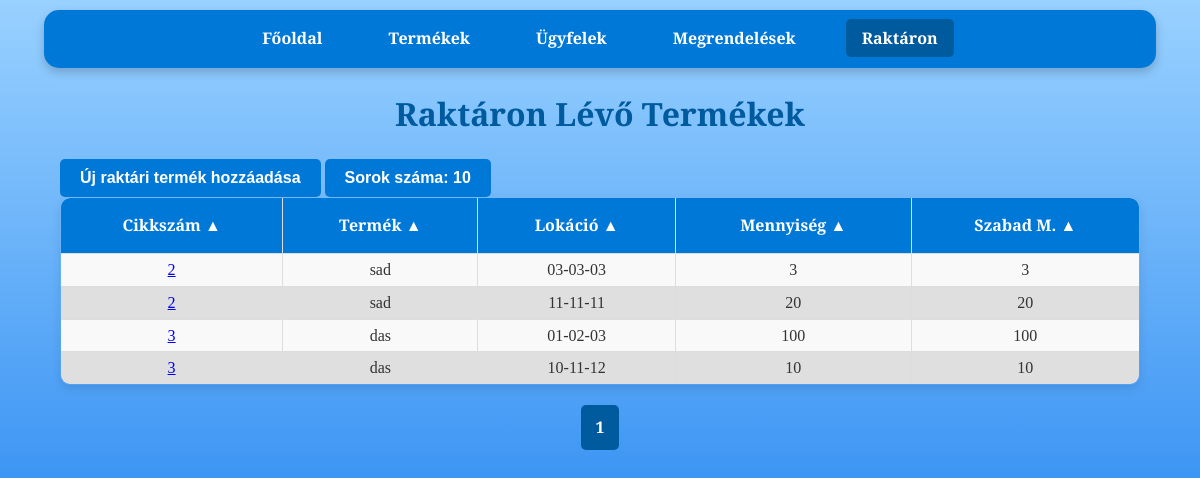
The app's page /stock with its own data.
### tables this page shows
CREATE TABLE stock (
                    id INTEGER PRIMARY KEY,
                    cikkszam TEXT,
                    lokacio TEXT,
                    mennyiseg INTEGER,
                    order_id INTEGER,
                    FOREIGN KEY(cikkszam) REFERENCES products(cikkszam),
                    FOREIGN KEY(order_id) REFERENCES orders(id));

CREATE TABLE products (
                    id INTEGER PRIMARY KEY,
                    cikkszam TEXT UNIQUE,
                    egyseg_vonalkod INTEGER UNIQUE,
                    gyujto_vonalkod INTEGER UNIQUE,
                    nev TEXT,
                    ar REAL,
                    suly REAL,
                    kategoria TEXT);

### raktar_program-master/app.py (the view)
@app.route('/stock')
def stock():
    per_page = int(request.args.get('per_page', 10))  # Egy oldalon megjelenő elemek száma
    page = int(request.args.get('page', 1))  # Az aktuális oldal lekérése (alapértelmezett: 1)
    offset = (page - 1) * per_page  # Az eltolás számítása
    order_by = str(request.args.get('order_by', 'products.cikkszam'))
    desc = request.args.get('desc', 'false').lower() in ('true', '1')
    valid_columns = {'stock.id', 'products.cikkszam', 'products.nev', 'stock.lokacio', 'total_mennyiseg', 'mennyiseg_null'}
    if order_by not in valid_columns:
        raise ValueError("Invalid column name for ordering.") #Elkerüljük az SQL injection-t
    if desc:
        descending = 'DESC'
    if not desc:
        descending = ''
    conn = get_db_connection()
    stock = conn.execute(f'''SELECT
                                stock.id,
                                products.cikkszam,
                                products.nev,
                                stock.lokacio,
                                (
                                    SELECT SUM(s.mennyiseg)
                                    FROM stock s
                                    LEFT JOIN orders o ON s.order_id = o.id
                                    WHERE s.cikkszam = stock.cikkszam
                                    AND s.lokacio = stock.lokacio
                                    AND (o.teljesitve IS NULL OR o.teljesitve = 0)
                                ) AS total_mennyiseg,
                                (
                                    SELECT SUM(s.mennyiseg)
                                    FROM stock s
                                    LEFT JOIN orders o ON s.order_id = o.id
                                    WHERE s.cikkszam = stock.cikkszam
                                    AND s.lokacio = stock.lokacio
                                    AND s.order_id IS NULL
                                ) AS mennyiseg_null
                            FROM stock
                            JOIN products ON stock.cikkszam = products.cikkszam
                            WHERE stock.order_id IS NULL
                            ORDER BY {order_by} {descending}
                            LIMIT ? OFFSET ?''', (per_page, offset) ).fetchall()
    total_products = conn.execute('SELECT COUNT(*) FROM stock').fetchone()[0]
    conn.execute('''
        DELETE FROM stock
        WHERE id IN (
            SELECT stock.id
            FROM stock
            LEFT JOIN products ON stock.cikkszam = products.cikkszam
            LEFT JOIN orders o ON stock.order_id = o.id
            WHERE (
                SELECT SUM(s.mennyiseg)
                FROM stock s
                LEFT JOIN orders o_sub ON s.order_id = o_sub.id
                WHERE s.cikkszam = stock.cikkszam
                AND s.lokacio = stock.lokacio
                AND (o_sub.teljesitve IS NULL OR o_sub.teljesitve = 0)
            ) IS NULL OR (
                SELECT SUM(s.mennyiseg)
                FROM stock s
                LEFT JOIN orders o_sub ON s.order_id = o_sub.id
                WHERE s.cikkszam = stock.cikkszam
                AND s.lokacio = stock.lokacio
                AND (o_sub.teljesitve IS NULL OR o_sub.teljesitve = 0)
            ) = 0
        )
    ''')
    conn.commit()
    conn.close()
    total_pages = (total_products + per_page - 1) // per_page  # Összes oldal száma
    start_page = max(1, page - 2)  # Az aktuális oldalhoz képest 2-vel hátrébb
    end_page = min(total_pages, page + 2)  # Az aktuális oldalhoz képest 2-vel előrébb
    query_params = {
        'page': page,
        'per_page': per_page,
        'order_by': order_by,
        'desc': desc
    }
    columns = [
        {"name": "products.cikkszam", "label": "Cikkszám"},
        {"name": "products.nev", "label": "Termék"},
        {"name": "stock.lokacio", "label": "Lokáció"},
        {"name": "total_mennyiseg", "label": "Mennyiség"},
        {"name": "mennyiseg_null", "label": "Szabad M."}
    ]
    return render_template(
        'stock.html',
        stock=stock,
        page=page,
        order_by=order_by,
        desc=desc,
        total_pages=total_pages,
        start_page=start_page,
        end_page=end_page,
        query_params=query_params,
        columns=columns
    )

### raktar_program-master/app.py (called while the page is built)
def get_db_connection():
    conn = sqlite3.connect('database.db')
    conn.row_factory = sqlite3.Row
    return conn

### raktar_program-master/templates/stock.html (shortened to what this page needs)
<!DOCTYPE html>
<html lang="hu">
<head>
    <link rel="stylesheet" href="{{ url_for('static', filename='css/style.css') }}">
</head>
<body>
    <nav>
        <a href="{{ url_for('index') }}">Főoldal</a>
        <a href="{{ url_for('products') }}">Termékek</a>
        <a href="{{ url_for('customers') }}">Ügyfelek</a>
        <a href="{{ url_for('orders') }}">Megrendelések</a>
        <a class="disabled">Raktáron</a>
    </nav>
    <h1>Raktáron Lévő Termékek</h1>
    <div class="container">
        <a href="{{ url_for('add_stock') }}" class="button-wrapper">
            <button>Új raktári termék hozzáadása</button>
        </a>
        <div class="dropdown">
            <button class="dropbtn">Sorok száma: {{ query_params['per_page'] }}</button>
        </div>
        <table>
            <thead>
                <tr>
                    {% for column in columns %}
                    <th>
                        <a href="{{ url_for('stock', **dict(query_params, order_by=column.name, desc=0 if query_params['order_by'] == column.name and query_params['desc'] else 1)) }}">
                            {{ column.label }} {{ '▼' if query_params['order_by'] == column.name and query_params['desc'] else '▲' }}
                        </a>
                    </th>
                    {% endfor %}
                </tr>
            </thead>
            <tbody>
                {% for item in stock %}
                <tr>
                    <td>
                        <a href="{{ url_for('product_details', cikkszam=item.cikkszam) }}">
                            {{ item.cikkszam }}
                        </a>
                    </td>
                    <td>
                            {{ item.nev }}
                    </td>
                    <td>{{ item.lokacio }}</td>
                    <td>{{ item.total_mennyiseg }}</td>
                    <td>{{ item.mennyiseg_null }}</td>
                </tr>
                {% endfor %}
            </tbody>
        </table>
    </div>
    <div class="pagination">
        {% for p in range(start_page, end_page + 1) %}
        <a href="{{ url_for('stock', **dict(query_params, page=p)) }}" class="{% if p == page %}active{% endif %}">{{ p }}</a>
        {% endfor %}
    </div>
</body>
</html>

### raktar_program-master/static/css/style.css (style rules this page uses)
body { font-family: 'Merriweather', serif; margin: 0; padding: 0; background: linear-gradient(to bottom, #99d1ff, #006eec); background-attachment: fixed; background-size: cover; color: #333; line-height: 1.6; }
body::before { content: ''; position: fixed; top: 0; left: 0; width: 100%; height: 100%; background-image: url('https://www.transparenttextures.com/patterns/cubes.png'); opacity: 0.4; z-index: -1; pointer-events: none; }
nav { background-color: #0078D7; color: #fff; padding: 1rem; margin: 10px auto; width: 90%; max-width: 1200px; border-radius: 15px; box-shadow: 0 4px 10px rgba(0, 0, 0, 0.2); text-align: center; }
nav a { color: white; text-decoration: none; margin: 0 15px; font-weight: bold; padding: 0.5rem 1rem; border-radius: 5px; transition: background-color 0.3s ease; }
nav a.disabled { background-color: #005a9e; }
h1 { text-align: center; margin: 20px 0; color: #005a9e; font-weight: 700; }
a.button-wrapper { display: inline-block; }
button { background-color: #0078D7; color: white; border: none; padding: 10px 20px; border-radius: 5px; font-weight: bold; cursor: pointer; font-size: 1rem; transition: background-color 0.3s ease; text-decoration: none; }
.container { width: 90%; margin: 20px auto; }
table { width: 100%; border-collapse: collapse; border-radius: 10px; overflow: hidden; box-shadow: 0 4px 10px rgba(0, 0, 0, 0.1); }
table, th, td { border: 1px solid #ddd; }
th { background-color: #0078D7; color: white; font-weight: bold; padding: 15px; }
th a { color: white; text-decoration: none; }
td { padding: 3px 10px; text-align: center; }
tr:nth-child(even) { background-color: #dfdfdf }
tr:nth-child(odd) { background-color: #f9f9f9 }
.pagination { display: flex; justify-content: center; align-items: center; margin: 20px 0; list-style-type: none; padding: 0; }
.pagination a { display: inline-block; padding: 10px 15px; text-decoration: none; background-color: #0078D7; color: white; font-weight: bold; border-radius: 5px; transition: background-color 0.3s ease; font-size: 1rem; }
.pagination a.active { background-color: #005a9e; cursor: default; }
.dropbtn { background-color: #0078D7; color: white; padding: 10px 20px; font-size: 16px; font-weight: bold; border: none; border-radius: 5px; cursor: pointer; transition: background-color 0.3s ease, box-shadow 0.3s ease; }
.dropdown { position: relative; display: inline-block; }

### records on screen
stock: cikkszam "2", nev "sad", lokacio "03-03-03", total_mennyiseg "3", mennyiseg_null "3"
stock: cikkszam "2", nev "sad", lokacio "11-11-11", total_mennyiseg "20", mennyiseg_null "20"
stock: cikkszam "3", nev "das", lokacio "01-02-03", total_mennyiseg "100", mennyiseg_null "100"
stock: cikkszam "3", nev "das", lokacio "10-11-12", total_mennyiseg "10", mennyiseg_null "10"

### other values on screen
{{ query_params['per_page'] }} "10"
{{ column.label }} "Cikkszám" "Termék" "Lokáció" "Mennyiség" "Szabad M."
{{ p }} "1"
